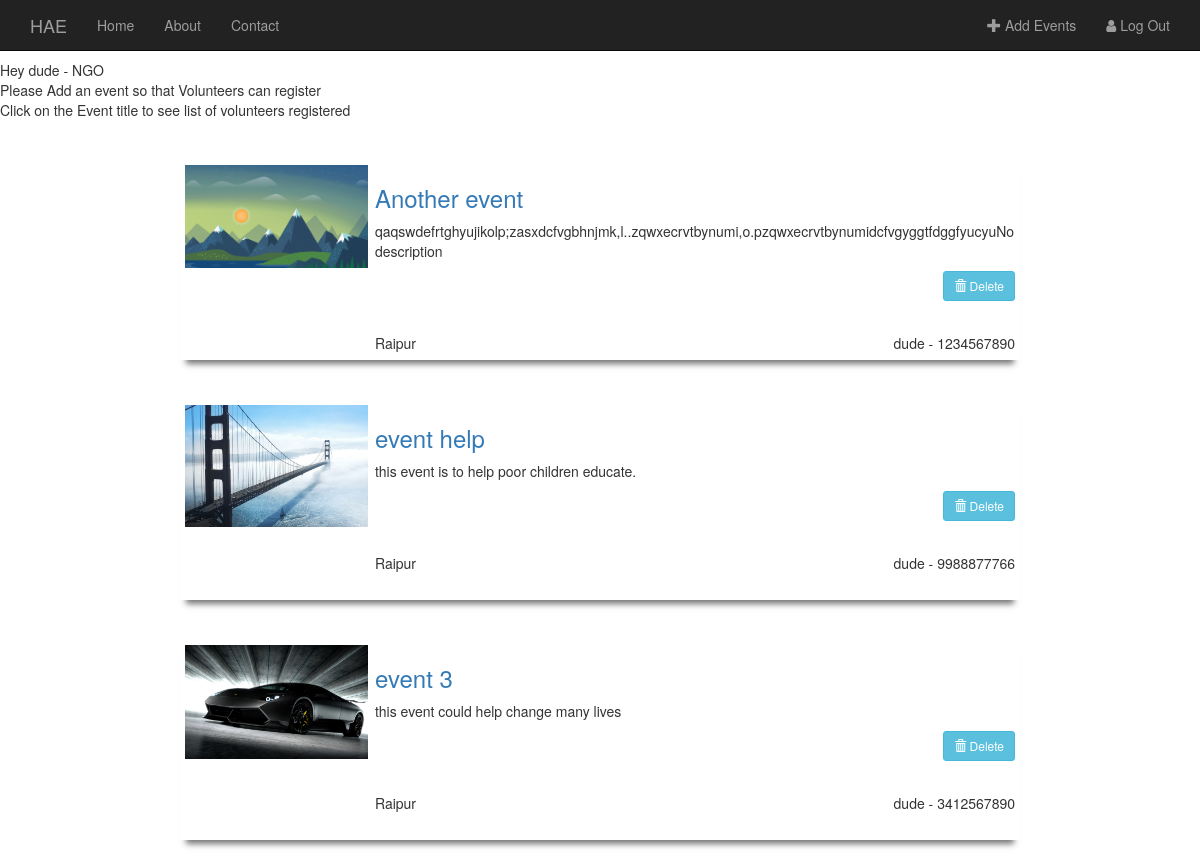
The app's page /ngo/profile/ (signed in) with its own data.
### Ngo/models.py (models this page shows, shortened)
class Event(models.Model):
    user = models.ForeignKey(User, on_delete=models.CASCADE)
    image = models.FileField(null=True, blank=True)
    title = models.CharField(max_length=50)
    description = models.TextField(max_length=1000, default='No description')
    place = models.CharField(max_length=50, default='Raipur')
    contact = models.IntegerField(max_length=10)
    users = models.CharField(max_length=1000, blank=True)

### Ngo/views.py (the view)
def ngopro(request):
    events_fil = Event.objects.filter(user=request.user)
    template_name = 'ngopro.html'
    return render(request, template_name, {'events_fil': events_fil})

### Ngo/templates/ngopro.html (shortened to what this page needs)
<link rel="stylesheet" href="http://maxcdn.bootstrapcdn.com/font-awesome/4.4.0/css/font-awesome.min.css">
<nav class="navbar navbar-inverse navbar-fixed-top">
  <div class="container">
    <div class="navbar-header">
      <a class="navbar-brand" href="">HAE</a>
    </div>
    <div class="collapse navbar-collapse" id="bs-example-navbar-collapse-1">
      <ul class="nav navbar-nav">
        <li class=""><a href="{% url 'home' %}">Home</a></li>
        <li><a href="">About</a></li>
        <li><a href="">Contact</a></li>
        </ul>
      <ul class="nav navbar-nav navbar-right">
        <li><a href="{% url 'Ngo:addevent' %}"><i class="glyphicon glyphicon-plus" aria-hidden="true"></i>
        Add Events</a></li>
          <li><a href="{% url 'logout' %}"><i class="fa fa-user" aria-hidden="true"></i>
        Log Out</a></li>
      </ul>
    </div>
  </div>
</nav>
Hey {{ user.username }} - NGO<br>
Please Add an event so that Volunteers can register<br>
Click on the Event title to see list of volunteers registered<br>
<link rel="stylesheet" href="https://maxcdn.bootstrapcdn.com/bootstrap/3.3.7/css/bootstrap.min.css">
{% if user.is_authenticated %}
    {% for event in events_fil%}
<div class="box effect1">
    <div class="img">
        <img src="{{ event.image.url }}" alt="oh no" class="img-responsive">
    </div>
    <a href="{% url 'Ngo:event-full' event.id %}">
    <h3 style="padding-left: 190px">{{ event.title }}</h3>
    </a>
    <p style="padding-left: 190px">{{ event.description }}</p>
    <a id="oh" href="{% url 'Ngo:event-delete' event.id %}" class="btn btn-info btn-sm">
          <span class="glyphicon glyphicon-trash"></span> Delete
        </a>
    <div class="bottom" style="padding-left: 190px">
     <h5 style="float: left">{{ event.place }}</h5>
    <h5 style="float: right">{{ event.user }} - {{ event.contact }}</h5>
    </div>
</div>
{% endfor %}
{% endif %}

### Ngo/templates/ngopro.html (style rules this page uses)
.box { width:70%; height:200px; background:#FFF; margin:40px auto; padding: 5px; }
.effect1 { -webkit-box-shadow: 0 10px 6px -6px #777; -moz-box-shadow: 0 10px 6px -6px #777; box-shadow: 0 10px 6px -6px #777; }
.img { width: 55%; size: 80px; }
img { float: left; width: 40%; }
.bottom { padding-top: 55px; }
#oh { float: right; }

### records on screen
Event: image (picture), title "Another event", description "qaqswdefrtghyujikolp;zasxdcfvgbhnjmk,l..zqwxecrvtbynumi,o.pzqwxecrvtbynumidcfvgyggtfdggfyucyuNo description", place "Raipur", user "dude", contact "1234567890"
Event: image (picture), title "event help", description "this event is to help poor children educate.", place "Raipur", user "dude", contact "9988877766"
Event: image (picture), title "event 3", description "this event could help change many lives", place "Raipur", user "dude", contact "3412567890"

### other values on screen
{{ user.username }} "dude"
